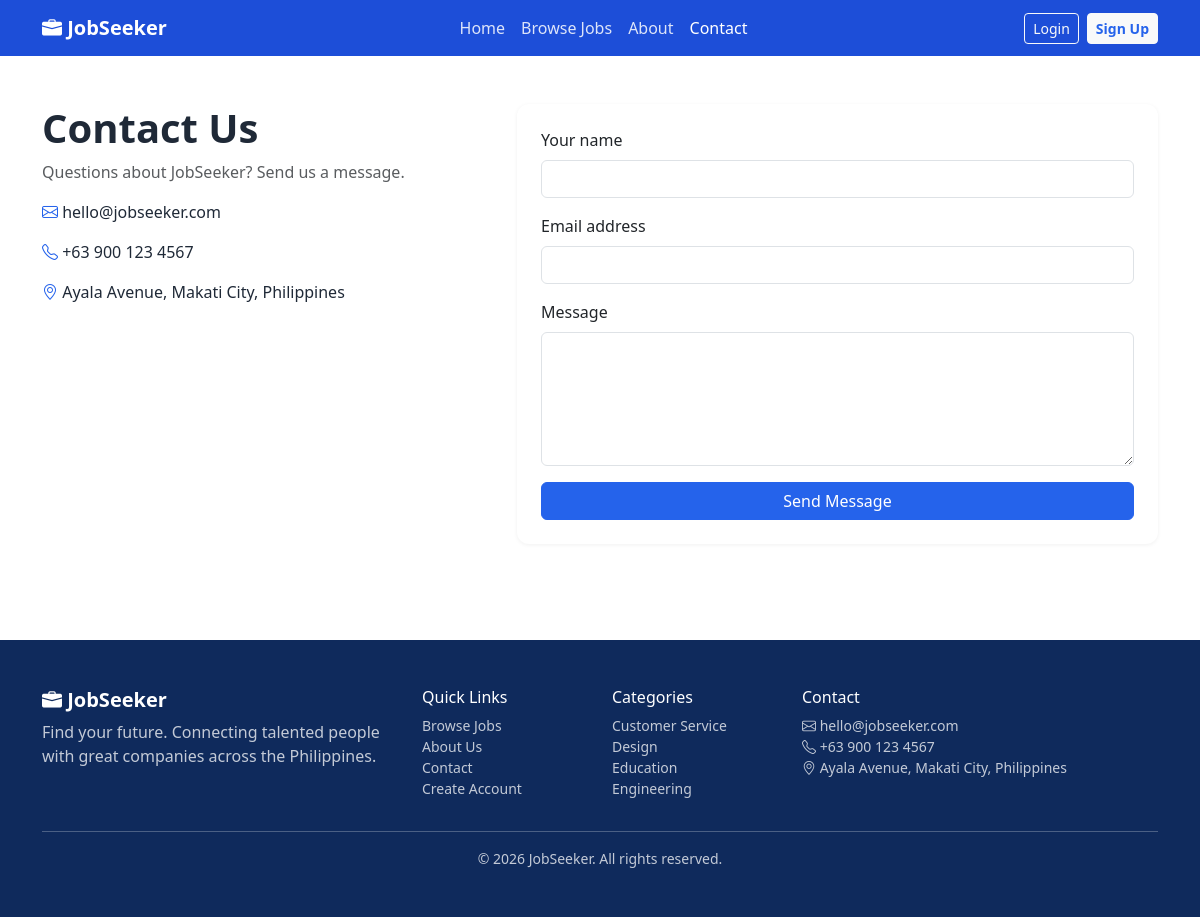
The page /contact.php on the database its author committed.
### tables this page shows
CREATE TABLE system_settings (
  id INT AUTO_INCREMENT PRIMARY KEY,
  setting_key VARCHAR(80) NOT NULL UNIQUE, setting_value TEXT,
  updated_at TIMESTAMP DEFAULT CURRENT_TIMESTAMP ON UPDATE CURRENT_TIMESTAMP
);

CREATE TABLE job_categories (
  id INT AUTO_INCREMENT PRIMARY KEY,
  name VARCHAR(100) NOT NULL UNIQUE,
  created_at TIMESTAMP DEFAULT CURRENT_TIMESTAMP
);

### includes/functions.php (called while the page is built, shortened)
<?php
require_once __DIR__ . '/../config/config.php';
function e($v) { return htmlspecialchars((string)$v, ENT_QUOTES, 'UTF-8'); }
function url($p = '') { return BASE_URL . '/' . ltrim($p, '/'); }
function q($sql, $p = []) { global $pdo; $s = $pdo->prepare($sql); $s->execute($p); return $s; }
function rows($sql, $p = []) { return q($sql, $p)->fetchAll(); }
function val($sql, $p = []) { return q($sql, $p)->fetchColumn(); }
function setting($key, $default = '') { $v = val('SELECT setting_value FROM system_settings WHERE setting_key=?', [$key]); return $v === false ? $default : $v; }
    ob_start(); ?>

### contact.php (the view, shortened to what this page needs)
<?php
$err = [];
include __DIR__ . '/includes/header.php';
?>
<section class="container py-5"><div class="row g-4">
  <div class="col-lg-5"><h1 class="fw-bold">Contact Us</h1><p class="text-muted">Questions about JobSeeker? Send us a message.</p>
    <p><i class="bi bi-envelope text-primary"></i> <?= e(setting('contact_email')) ?></p>
    <p><i class="bi bi-telephone text-primary"></i> <?= e(setting('contact_phone')) ?></p>
    <p><i class="bi bi-geo-alt text-primary"></i> <?= e(setting('contact_address')) ?></p></div>
  <div class="col-lg-7"><form method="post" class="card p-4" novalidate><?= csrf_field() ?>
    <?php foreach (['name' => 'Your name', 'email' => 'Email address'] as $k => $l): ?>
      <div class="mb-3"><label class="form-label"><?= $l ?></label><input name="<?= $k ?>" class="form-control <?= isset($err[$k]) ? 'is-invalid' : '' ?>" value="<?= e($_POST[$k] ?? '') ?>"><div class="invalid-feedback"><?= e($err[$k] ?? '') ?></div></div>
    <?php endforeach; ?>
    <div class="mb-3"><label class="form-label">Message</label><textarea name="message" rows="5" class="form-control <?= isset($err['message']) ? 'is-invalid' : '' ?>"></textarea></div>
    <button class="btn btn-primary">Send Message</button></form></div>
</div></section>
<?php include __DIR__ . '/includes/footer.php'; ?>

### includes/footer.php (shortened to what this page needs)
<?php $layout = $layout ?? 'public'; ?>
<?php if ($layout === 'dash'): ?>
    </main>
  </div>
</div>
<?php elseif ($layout === 'public'): ?>
<footer class="site-footer mt-5">
  <div class="container py-5">
    <div class="row g-4">
      <div class="col-lg-4"><h5 class="fw-bold"><i class="bi bi-briefcase-fill"></i> JobSeeker</h5><p class="opacity-75">Find your future. Connecting talented people with great companies across the Philippines.</p></div>
      <div class="col-6 col-lg-2"><h6>Quick Links</h6><ul class="list-unstyled small">
        <li><a href="<?= url('jobs.php') ?>">Browse Jobs</a></li><li><a href="<?= url('about.php') ?>">About Us</a></li><li><a href="<?= url('contact.php') ?>">Contact</a></li><li><a href="<?= url('register.php') ?>">Create Account</a></li></ul></div>
      <div class="col-6 col-lg-2"><h6>Categories</h6><ul class="list-unstyled small">
        <?php foreach (rows('SELECT id,name FROM job_categories ORDER BY name LIMIT 4') as $c): ?><li><a href="<?= url('jobs.php?category=' . $c['id']) ?>"><?= e($c['name']) ?></a></li><?php endforeach; ?></ul></div>
      <div class="col-lg-4"><h6>Contact</h6><ul class="list-unstyled small opacity-75">
        <li><i class="bi bi-envelope"></i> <?= e(setting('contact_email')) ?></li><li><i class="bi bi-telephone"></i> <?= e(setting('contact_phone')) ?></li><li><i class="bi bi-geo-alt"></i> <?= e(setting('contact_address')) ?></li></ul></div>
    </div>
    <hr class="opacity-25"><div class="small opacity-75 text-center">&copy; <?= date('Y') ?> JobSeeker. All rights reserved.</div>
  </div>
</footer>
<?php endif; ?>
</body>
</html>

### assets/css/style.css (style rules this page uses)
:root { --primary:#2563EB;--primary-dark:#1d4ed8;--navy:#0f2a5c;--navy2:#143570;--success:#10B981;--warning:#F59E0B;--danger:#EF4444;--gray:#6B7280;--bg:#F3F4F6 }
body { font-family:'Segoe UI',system-ui,-apple-system,Roboto,sans-serif;background:#fff;color:#1f2937 }
.btn-primary { --bs-btn-bg:var(--primary);--bs-btn-border-color:var(--primary);--bs-btn-hover-bg:var(--primary-dark);--bs-btn-hover-border-color:var(--primary-dark) }
.text-primary { color:var(--primary)!important }
.card { border:0;border-radius:12px;box-shadow:0 1px 4px rgba(0,0,0,.06) }
.site-footer { background:var(--navy);color:#fff }
.site-footer a { color:rgba(255,255,255,.75);text-decoration:none }

### rows shown on the page
system_settings: setting_value "hello@jobseeker.com"
system_settings: setting_value "+63 900 123 4567"
system_settings: setting_value "Ayala Avenue, Makati City, Philippines"
job_categories: name "Customer Service"
job_categories: name "Design"
job_categories: name "Education"
job_categories: name "Engineering"

### other values the page prints
$l "Home"
$l "Browse Jobs"
$l "About"
$l "Contact"
$l "Your name"
$l "Email address"
